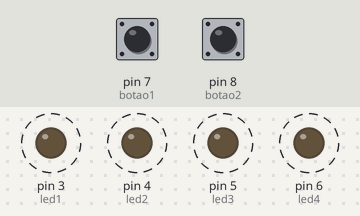
The sketch below on a simulated Arduino Uno, built with avr-gcc and run on an emulated ATmega328P. Shown: output pins drawn as LEDs (lit = HIGH). Dashed ring = blinking. The test bench sets the inputs (shaded band); at power-on: pin 7 (botao1) HIGH, pin 8 (botao2) HIGH.

Above: at 1.25 s.
1.3 s: pin 7 (botao1) pulled LOW for 0.15 s
At 1.95 s:
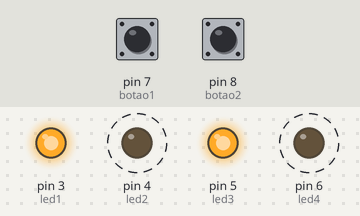
4.3 s: pin 8 (botao2) pulled LOW for 0.15 s
At 4.9 s:
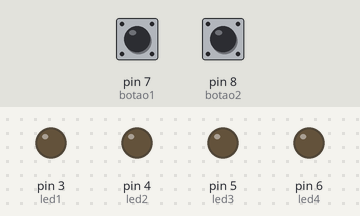
5.9 s: pin 7 (botao1) pulled LOW for 1 s
At 6.04 s:
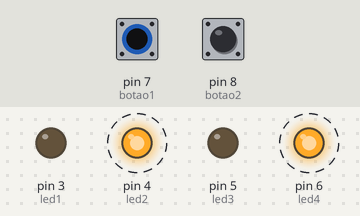
8.9 s: pin 7 (botao1) pulled LOW for 3.2 s
Timing chart, 0 to 14.6 s (numbered marks = the images above; inputs shaded):
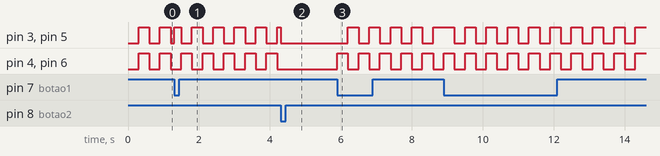

Measured:
- after the input at 4.3 s, pin 4 (led2), pin 6 (led4): stops changing and stays LOW
- after the input at 5.9 s, pin 3 (led1), pin 5 (led3): alternates HIGH for 0.30 s and LOW for 0.30 s, starting after 0.30 s; pin 4 (led2), pin 6 (led4): alternates HIGH for 0.30 s and LOW for 0.30 s, starting at once
- by itself, pin 3 (led1), pin 5 (led3): repeats every 0.60 s: LOW 0.30 s, HIGH 0.30 s
- by itself, pin 4 (led2), pin 6 (led4): alternates HIGH for 0.30 s and LOW for 0.30 s

The sketch:

atividade_5.ino
```cpp
int led1 = 3;
int led2 = 4;
int led3 = 5;
int led4 = 6;
int botao1 = 7;
int botao2 = 8;

unsigned long tempoatual = 0;
unsigned long tempoanterior = 0;
int intervalo = 300;

int estadobotao1 = HIGH;
int estadobotao2 = HIGH;

bool estadoled1 = 0;
bool estadoled2 = 0;
bool estadoled3 = 0;
bool estadoled4 = 0;

bool desligado = false; // controle geral

void setup() {
  pinMode(led1, OUTPUT);
  pinMode(led2, OUTPUT);
  pinMode(led3, OUTPUT);
  pinMode(led4, OUTPUT);
  pinMode(botao1, INPUT_PULLUP);
  pinMode(botao2, INPUT_PULLUP);
}

void loop() {
  tempoatual = millis();

  int estadoatualdobotao1 = digitalRead(botao1);
  int estadoatualdobotao2 = digitalRead(botao2);

  // BOTÃO 1 → liga sistema e alterna grupo
  if (estadoatualdobotao1 == LOW && estadobotao1 == HIGH) {
    desligado = false;
    estadoled1 = !estadoled1;
    estadoled3 = !estadoled3;
  }

  // BOTÃO 2 → desliga tudo
  if (estadoatualdobotao2 == LOW && estadobotao2 == HIGH) {
    desligado = true;
  }

  // CONTROLE PRINCIPAL
  if (!desligado) {
    if (tempoatual - tempoanterior >= intervalo) {
      tempoanterior = tempoatual;

      estadoled1 = !estadoled1;
      estadoled2 = !estadoled2;
      estadoled3 = !estadoled3;
      estadoled4 = !estadoled4;
    }
  } else {
    // força tudo desligado
    estadoled1 = 0;
    estadoled2 = 0;
    estadoled3 = 0;
    estadoled4 = 0;
  }

  // Atualiza LEDs
  digitalWrite(led1, estadoled1);
  digitalWrite(led2, estadoled2);
  digitalWrite(led3, estadoled3);
  digitalWrite(led4, estadoled4);

  // Atualiza estado dos botões
  estadobotao1 = estadoatualdobotao1;
  estadobotao2 = estadoatualdobotao2;
}
```
